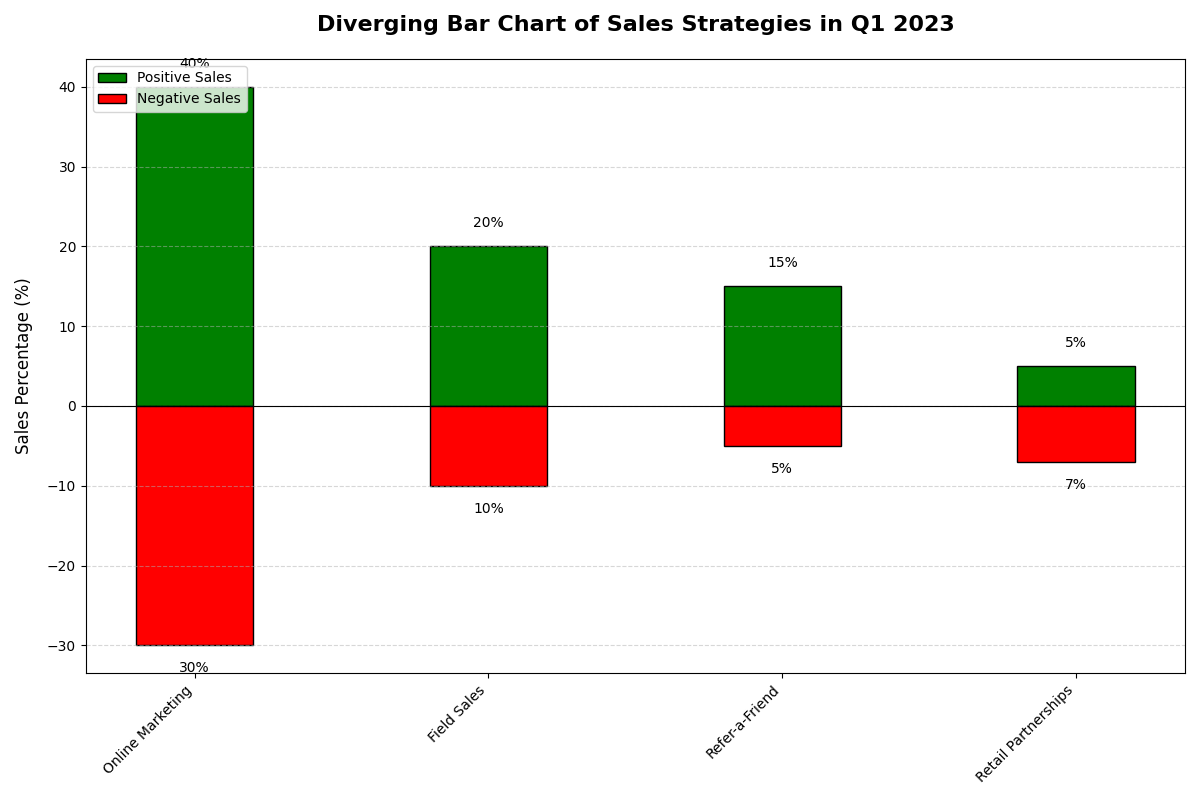

Generate this figure with Python:
import matplotlib.pyplot as plt
import numpy as np

strategies = ['Online Marketing', 'Field Sales', 'Refer-a-Friend', 'Retail Partnerships']
positive_sales = [40, 20, 15, 5]
negative_sales = [-30, -10, -5, -7]  # Example opposing data for illustration

fig, ax = plt.subplots(figsize=(12, 8))

bar_width = 0.4

# Plot positive sales bars
p1 = ax.bar(strategies, positive_sales, bar_width, color='green', edgecolor='black', label='Positive Sales')

# Plot negative sales bars, stacked with the positive
p2 = ax.bar(strategies, negative_sales, bar_width, color='red', edgecolor='black', label='Negative Sales')

ax.set_ylabel('Sales Percentage (%)', fontsize=12, labelpad=10)
ax.set_title('Diverging Bar Chart of Sales Strategies in Q1 2023', fontsize=16, fontweight='bold', pad=20)

for idx, val in enumerate(positive_sales):
    ax.text(idx, val + 2, f'{val}%', ha='center', va='bottom', fontsize=10, color='black')

for idx, val in enumerate(negative_sales):
    ax.text(idx, val - 2, f'{-val}%', ha='center', va='top', fontsize=10, color='black')

plt.axhline(y=0, color='black', linewidth=0.8)  # Add central axis line
plt.xticks(rotation=45, ha='right')
ax.yaxis.grid(True, linestyle='--', alpha=0.5)
plt.legend(loc='upper left')
plt.tight_layout()
plt.show()
